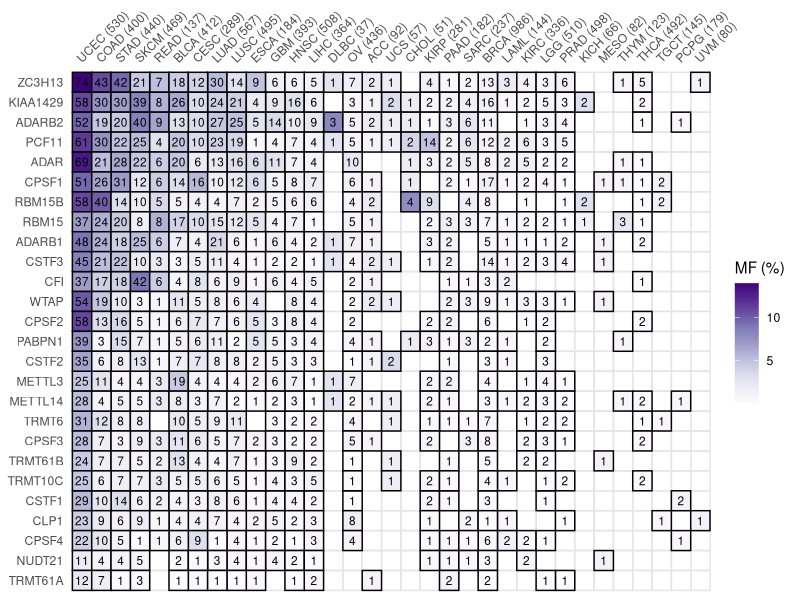
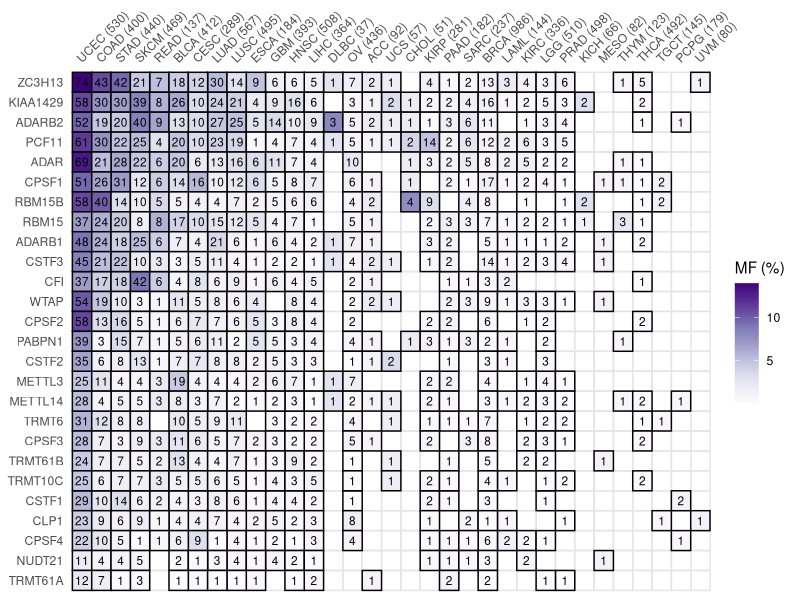

Write R code to recreate these figures, in order.
## ---- chunk 1
knitr::opts_chunk$set(echo = TRUE)
## ---- chunk 2
options("repos"= c(CRAN="https://mirrors.tuna.tsinghua.edu.cn/CRAN/"))
options(BioC_mirror="http://mirrors.tuna.tsinghua.edu.cn/bioconductor/")

## ---- chunk 3
library(tidyverse)
library(magrittr)

# 显示英文报错信息
# Show English error messages
Sys.setenv(LANGUAGE = "en") 

# 禁止chr转成factor
# Prevent character-to-factor conversion
options(stringsAsFactors = FALSE) 
## ---- chunk 4
# 读取GDC的TSV文件（包含高频突变基因数据）
# Read TSV file from GDC (containing frequently mutated genes data)
gdcdata <- read_tsv("frequently-mutated-genes.2022-01-26.tsv")
text <- gdcdata$`# SSM Affected Cases Across the GDC`[1]

# 处理突变数据
# Process mutation data
gdcdata %>%
  mutate(Mut = `# SSM Affected Cases Across the GDC`) %>%
  select(Mut, Symbol) %>%
  pmap(
    function(Mut, Symbol){
      Mut %>% str_split(",") %>%
        .[[1]]%>%
        str_extract("^TCGA-.*") %>% 
        na.omit() %>%
        str_match("^TCGA-([A-Z]+): ([0-9]+) / ([0-9]+) \\(([0-9.]+)%\\)") %>%
        set_colnames(value = c("string", "cancer", "n_mutated", "n_cohort", "percent")) %>%
        as.data.frame() %>%
        mutate(n_mutated = as.numeric(n_mutated),
               n_cohort = as.numeric(n_cohort),
               percent = as.numeric(percent),
               gene = Symbol)
    }
  ) %>% do.call(what = rbind) -> mutData

# 添加排序因子和统计量
# Add ordering factors and statistics
mutData %>%
  mutate(cancer_num = str_glue("{cancer} ({n_cohort})")) %>%
  group_by(cancer) %>%
  mutate(total_cancer = sum(percent)) %>%
  ungroup() %>%
  group_by(gene) %>%
  mutate(total_gene = sum(percent)) %>%
  ungroup() %>%
  mutate(cancer_ordered = factor(cancer_num, levels = unique(cancer_num[order(-total_cancer)])),
         gene_ordered = factor(gene, levels = unique(gene[order(total_gene)]))) -> ggData
## ---- chunk 5
ggplot() +
  # 填背景
  # Create background
  geom_blank(
    mapping = aes(cancer_ordered, gene_ordered, fill = percent),
    data = ggData,
  ) +
  
  # 画边框
  # Draw borders
  geom_tile(
    mapping = aes(cancer_ordered, gene_ordered),
    data = expand_grid(
      cancer_ordered = ggData$cancer_ordered %>% levels,
      gene_ordered = ggData$gene_ordered %>% levels
      ),
    color = "gray90",size=.5, fill = NA
  ) +
  geom_tile(
     mapping = aes(cancer_ordered, gene_ordered, fill = percent),
     data = ggData,
    color = "black",size=.5, inherit.aes = F
  ) +
  
  # 写数字
  # Add mutation count labels
  geom_text(aes(cancer_ordered, gene_ordered, label=n_mutated),
            data = ggData,
            col ="black",
            size = 3) +
  
  scale_fill_gradientn(colors = RColorBrewer::brewer.pal(9, "Purples"), na.value = "red") +
  scale_color_manual(na.value = "grey") +
  scale_x_discrete(position = "top") +
  labs(x = NULL, y = NULL, fill = "MF (%)") +
  theme_grey() +
  theme(
    axis.text.x = element_text(angle = 45, hjust = 0),
    axis.ticks = element_blank(),
    panel.background = element_blank(),
    panel.grid = element_blank()
  )

# 保存图片
# Save plot
ggsave("GDC.pdf", width = 8, height = 6)
## ---- chunk 6
# 显示会话信息
# Show session information
sessionInfo()
